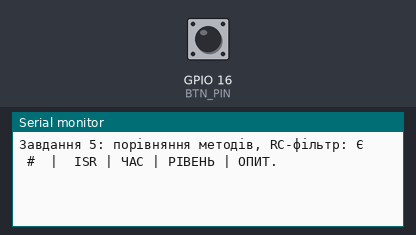
This program was run on a simulated ESP32-S3. Shown: the last lines printed to the serial monitor. The test bench sets the inputs (shaded band); at power-on: GPIO 16 (BTN_PIN) HIGH.

Above: at 2.2 s.
2.3 s: GPIO 16 (BTN_PIN) pulled LOW for 0.15 s
At 3.9 s:
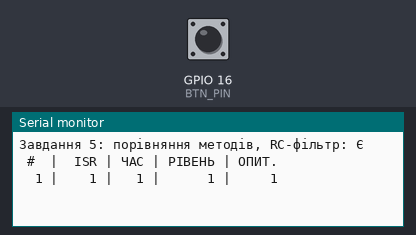
4.2 s: GPIO 16 (BTN_PIN) pulled LOW for 1 s
At 6.4 s:
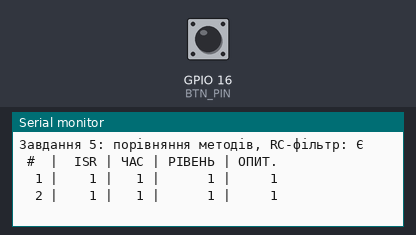
6.7 s: GPIO 16 (BTN_PIN) pulled LOW for 0.15 s
At 8.6 s:
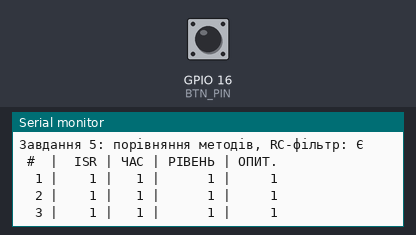

Measured:
- after the input at 2.3 s, the serial monitor: prints a new line after 0.45 s (image 1)
- after the input at 4.2 s, the serial monitor: prints a new line after 1.3 s (image 2)
- after the input at 6.7 s, the serial monitor: prints a new line after 0.45 s (image 3)

The program:

main.cpp
```cpp
// Завдання 5. Hardware debounce: порівняння з RC і без RC
//
// Цей скетч одночасно запускає всі чотири методи на одній кнопці і після кожного
// натискання друкує, скільки реакцій дав кожен:
//   ISR    - завдання 1, сирі переривання FALLING
//   ЧАС    - завдання 2, вікно 50 мс поза ISR
//   РІВЕНЬ - завдання 3, перевірка, що кнопка досі натиснута
//   ОПИТ.  - завдання 4, polling 5 мс + машина станів
// Ідеал: 1 реакція на 1 натискання.
//
// Схема з RC: 3V3 -> R1 10 кОм -> GPIO16; GPIO16 -> C1 100 нФ -> GND;
//             GPIO16 -> кнопка -> R2 100 Ом -> GND.
// Без RC: просто приберіть C1 (R2 100 Ом можна лишити або замінити перемичкою).
// Зробіть по 10 натискань у кожному варіанті і порівняйте підсумки.

#include <Arduino.h>

const uint8_t  BTN_PIN          = 16;
const bool     RC_INSTALLED     = true;  // false для серії без RC (лише підпис у лозі)
const uint32_t TIME_DEBOUNCE_MS = 50;    // метод 2
const uint32_t SETTLE_MS        = 20;    // метод 3
const uint32_t POLL_MS          = 5;     // метод 4
const uint8_t  STABLE_SAMPLES   = 4;     // метод 4: 4 x 5 мс = 20 мс
const uint32_t SESSION_QUIET_MS = 300;   // кінець натискання: 300 мс тиші й кнопка відпущена

// ---------- ISR: спільна для методів 1-3 ----------
volatile uint32_t rawCount = 0;
volatile bool     evTime   = false;   // окремий прапорець для методу 2
volatile bool     evState  = false;   // окремий прапорець для методу 3

void IRAM_ATTR onButtonFalling() {
  rawCount++;
  evTime  = true;
  evState = true;
}

// ---------- Метод 2: вікно за часом ----------
uint32_t cntTime = 0, lastTimeAcceptMs = 0;

void methodTime(uint32_t now) {
  if (!evTime) return;
  evTime = false;
  if (now - lastTimeAcceptMs >= TIME_DEBOUNCE_MS) {
    lastTimeAcceptMs = now;
    cntTime++;
  }
}

// ---------- Метод 3: перевірка рівня ----------
uint32_t cntState = 0, stEventMs = 0, stHighSinceMs = 0;
bool     stPending = false, stArmed = true, stHighTiming = false;

void methodState(uint32_t now, bool pressed) {
  if (evState) {
    evState = false;
    if (!stPending) {
      stPending = true;
      stEventMs = now;
    }
  }
  if (stPending && now - stEventMs >= SETTLE_MS) {
    stPending = false;
    if (pressed && stArmed) {
      stArmed = false;
      cntState++;
    }
  }
  if (!stArmed) {
    if (!pressed) {
      if (!stHighTiming) {
        stHighTiming = true;
        stHighSinceMs = now;
      } else if (now - stHighSinceMs >= SETTLE_MS) {
        stArmed = true;
        stHighTiming = false;
      }
    } else {
      stHighTiming = false;
    }
  }
}

// ---------- Метод 4: опитування + машина станів ----------
enum PollState { RELEASED, MAYBE_PRESSED, PRESSED, MAYBE_RELEASED };
PollState pollState = RELEASED;
uint8_t   pollStable = 0;
uint32_t  lastPollMs = 0, cntPoll = 0;

void methodPoll(uint32_t now, bool pressed) {
  if (now - lastPollMs < POLL_MS) return;
  lastPollMs += POLL_MS;
  switch (pollState) {
    case RELEASED:
      if (pressed) { pollState = MAYBE_PRESSED; pollStable = 1; }
      break;
    case MAYBE_PRESSED:
      if (!pressed) pollState = RELEASED;
      else if (++pollStable >= STABLE_SAMPLES) { pollState = PRESSED; cntPoll++; }
      break;
    case PRESSED:
      if (!pressed) { pollState = MAYBE_RELEASED; pollStable = 1; }
      break;
    case MAYBE_RELEASED:
      if (pressed) pollState = PRESSED;
      else if (++pollStable >= STABLE_SAMPLES) pollState = RELEASED;
      break;
  }
}

// ---------- Підсумок кожного натискання ----------
uint32_t sessionNo = 0, lastRawSeen = 0, lastActivityMs = 0;
uint32_t snapRaw = 0, snapTime = 0, snapState = 0, snapPoll = 0;
bool     sessionActive = false;

void setup() {
  Serial.begin(115200);
  pinMode(BTN_PIN, INPUT);   // підтяжка зовнішня 10 кОм
  attachInterrupt(digitalPinToInterrupt(BTN_PIN), onButtonFalling, FALLING);
  delay(1000);
  Serial.printf("Завдання 5: порівняння методів, RC-фільтр: %s\n", RC_INSTALLED ? "Є" : "НЕМАЄ");
  Serial.println(" #  |  ISR | ЧАС | РІВЕНЬ | ОПИТ.");
  lastPollMs = millis();
}

void loop() {
  uint32_t now = millis();
  bool pressed = (digitalRead(BTN_PIN) == LOW);

  methodTime(now);
  methodState(now, pressed);
  methodPoll(now, pressed);

  // Натискання триває, поки є переривання або кнопка натиснута
  uint32_t raw = rawCount;
  if (raw != lastRawSeen || pressed) {
    lastRawSeen = raw;
    lastActivityMs = now;
    sessionActive = true;
  }

  // 300 мс тиші після відпускання: друкуємо, скільки реакцій дав кожен метод
  if (sessionActive && !pressed && now - lastActivityMs >= SESSION_QUIET_MS) {
    sessionActive = false;
    sessionNo++;
    Serial.printf("%3lu | %4lu | %3lu | %6lu | %5lu\n", (unsigned long)sessionNo,
                  (unsigned long)(raw - snapRaw), (unsigned long)(cntTime - snapTime),
                  (unsigned long)(cntState - snapState), (unsigned long)(cntPoll - snapPoll));
    snapRaw = raw;
    snapTime = cntTime;
    snapState = cntState;
    snapPoll = cntPoll;

    if (sessionNo % 10 == 0) {
      Serial.printf("Разом за %lu натискань: ISR %lu, ЧАС %lu, РІВЕНЬ %lu, ОПИТ. %lu\n",
                    (unsigned long)sessionNo, (unsigned long)raw, (unsigned long)cntTime,
                    (unsigned long)cntState, (unsigned long)cntPoll);
    }
  }
}
```
